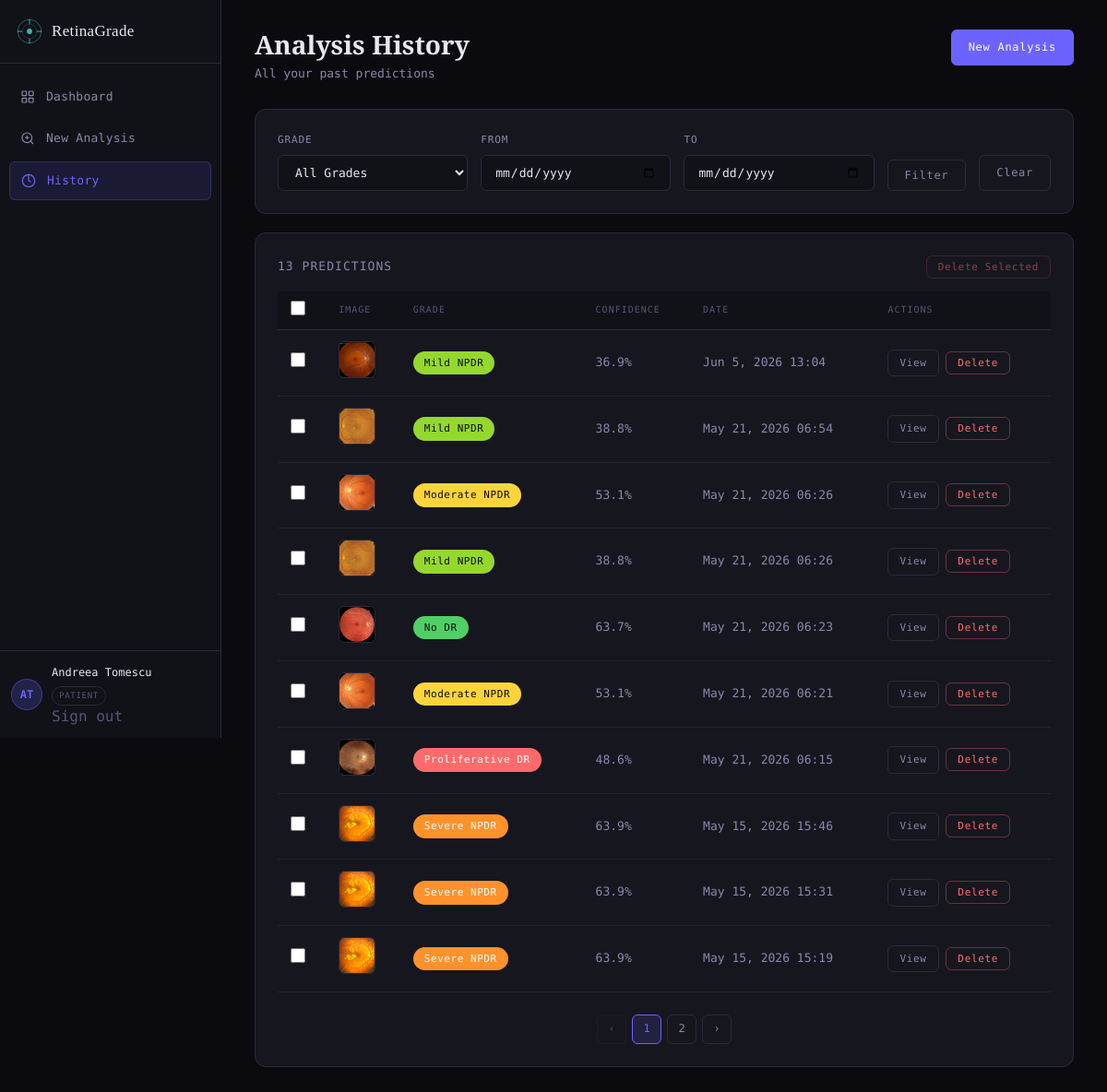
The app's page /history/ (signed in) with its own data.
### accounts/models.py (models this page shows, shortened)
class CustomUser(AbstractUser):
    ROLE_PATIENT = 'patient'
    ROLE_CLINICIAN = 'clinician'
    ROLE_ADMIN = 'admin'
    ROLE_CHOICES = [
        (ROLE_PATIENT, 'Patient'),
        (ROLE_CLINICIAN, 'Clinician'),
        (ROLE_ADMIN, 'Admin'),
    ]
    role = models.CharField(max_length=20, choices=ROLE_CHOICES, default=ROLE_PATIENT)
    institution = models.CharField(max_length=200, blank=True)
    def is_admin_role(self):
        return self.role == self.ROLE_ADMIN
    def get_initials(self):
        parts = (self.get_full_name() or self.username).split()
        if len(parts) >= 2:
            return (parts[0][0] + parts[-1][0]).upper()
        return self.username[:2].upper()

### core/models.py (models this page shows, shortened)
class Prediction(models.Model):
    user = models.ForeignKey(
        settings.AUTH_USER_MODEL,
        on_delete=models.CASCADE,
        related_name='predictions',
    )
    image = models.ImageField(upload_to='fundus/%Y/%m/%d/')
    grade = models.IntegerField()
    label = models.CharField(max_length=50)
    confidence = models.FloatField()
    probabilities = models.JSONField()
    grad_cam_image = models.TextField(blank=True)
    created_at = models.DateTimeField(auto_now_add=True)
    notes = models.TextField(blank=True)
    class Meta:
        ordering = ['-created_at']

### core/views.py (the view, shortened to what this page needs)
# urls.py: path('history/', views.history, name='history'),
@login_required
def history(request):
    qs = Prediction.objects.filter(user=request.user)
    filter_form = HistoryFilterForm(request.GET or None)
    paginator = Paginator(qs, 10)
    page_obj = paginator.get_page(request.GET.get('page'))
    return render(request, 'core/history.html', {
        'page_obj': page_obj,
        'filter_form': filter_form,
    })

### core/forms.py
class HistoryFilterForm(forms.Form):
    GRADE_CHOICES = [('', 'All Grades')] + [(str(i), lbl) for i, lbl in [
        (0, 'No DR'), (1, 'Mild NPDR'), (2, 'Moderate NPDR'),
        (3, 'Severe NPDR'), (4, 'Proliferative DR'),
    ]]
    grade = forms.ChoiceField(choices=GRADE_CHOICES, required=False)
    date_from = forms.DateField(required=False, widget=forms.DateInput(attrs={'type': 'date'}))
    date_to = forms.DateField(required=False, widget=forms.DateInput(attrs={'type': 'date'}))

### core/templatetags/core_tags.py (called while the page is built)
@register.filter
def grade_class(grade):
    return GRADE_COLORS.get(int(grade), 'grade-0')

@register.filter
def mul100(value):
    try:
        return round(float(value) * 100, 1)
    except (TypeError, ValueError):
        return 0

### core/templates/core/history.html (shortened to what this page needs)
{% extends "core/base.html" %}
{% load core_tags %}
{% block nav_history %}active{% endblock %}
{% block content %}
<div class="page-header">
  <div>
    <h1 class="page-title">Analysis History</h1>
    <p class="page-subtitle">All your past predictions</p>
  </div>
  <a href="{% url 'core:analyse' %}" class="btn btn-primary">New Analysis</a>
</div>
<div class="card" style="margin-bottom:20px;">
  <form method="get" style="display:flex;gap:14px;align-items:flex-end;flex-wrap:wrap;">
    <div class="form-group" style="margin:0;flex:1;min-width:140px;">
      <label class="form-label">Grade</label>
      <select name="grade" class="form-control">
        {% for val, label in filter_form.grade.field.choices %}
        <option value="{{ val }}" {% if filter_form.grade.value == val %}selected{% endif %}>{{ label }}</option>
        {% endfor %}
      </select>
    </div>
    <div class="form-group" style="margin:0;flex:1;min-width:140px;">
      <label class="form-label">From</label>
      <input type="date" name="date_from" class="form-control"
             value="{{ filter_form.date_from.value|default:'' }}">
    </div>
    <div class="form-group" style="margin:0;flex:1;min-width:140px;">
      <label class="form-label">To</label>
      <input type="date" name="date_to" class="form-control"
             value="{{ filter_form.date_to.value|default:'' }}">
    </div>
    <button type="submit" class="btn btn-secondary">Filter</button>
    <a href="{% url 'core:history' %}" class="btn btn-secondary">Clear</a>
  </form>
</div>
<form id="bulkForm" method="post" action="{% url 'core:bulk_delete' %}">
  <div class="card">
    <div style="display:flex;align-items:center;justify-content:space-between;margin-bottom:14px;">
      <div class="card-title" style="margin:0;">
        {{ page_obj.paginator.count }} prediction{{ page_obj.paginator.count|pluralize }}
      </div>
      <button type="submit" id="bulkDeleteBtn" class="btn btn-danger btn-sm" disabled
              data-confirm="Delete selected predictions?">
        Delete Selected
      </button>
    </div>
    {% if page_obj.object_list %}
    <table class="data-table">
      <thead>
        <tr>
          <th><input type="checkbox" id="selectAll" class="row-checkbox"></th>
          <th>Image</th>
          <th>Grade</th>
          <th>Confidence</th>
          <th>Date</th>
          <th>Actions</th>
        </tr>
      </thead>
      <tbody>
        {% for pred in page_obj %}
        <tr>
          <td><input type="checkbox" name="selected" value="{{ pred.pk }}" class="row-checkbox"></td>
          <td>
            {% if pred.image %}
            <img src="{{ pred.image.url }}" class="thumbnail" alt="">
            {% else %}—{% endif %}
          </td>
          <td><span class="grade-badge {{ pred.grade|grade_class }}">{{ pred.label }}</span></td>
          <td>{{ pred.confidence|mul100 }}%</td>
          <td>{{ pred.created_at|date:"M j, Y H:i" }}</td>
          <td style="white-space:nowrap;">
            <a href="{% url 'core:prediction_detail' pred.pk %}" class="btn btn-secondary btn-sm">View</a>
            <button type="button" class="btn btn-danger btn-sm"
                    onclick="if(confirm('Delete this prediction?')){document.getElementById('del-{{ pred.pk }}').submit();}">
              Delete
            </button>
          </td>
        </tr>
        {% endfor %}
      </tbody>
    </table>
    <div class="pagination">
      {% if page_obj.has_previous %}
      <a href="?page={{ page_obj.previous_page_number }}{% if request.GET.grade %}&grade={{ request.GET.grade }}{% endif %}{% if request.GET.date_from %}&date_from={{ request.GET.date_from }}{% endif %}{% if request.GET.date_to %}&date_to={{ request.GET.date_to }}{% endif %}" class="page-link">‹</a>
      {% else %}
      <span class="page-link disabled">‹</span>
      {% endif %}
      {% for num in page_obj.paginator.page_range %}
      {% if num == page_obj.number %}
      <span class="page-link active">{{ num }}</span>
      {% elif num >= page_obj.number|add:"-2" and num <= page_obj.number|add:"2" %}
      <a href="?page={{ num }}" class="page-link">{{ num }}</a>
      {% endif %}
      {% endfor %}
      {% if page_obj.has_next %}
      <a href="?page={{ page_obj.next_page_number }}" class="page-link">›</a>
      {% else %}
      <span class="page-link disabled">›</span>
      {% endif %}
    </div>
    {% endif %}
  </div>
</form>
{% endblock %}

### core/templates/core/base.html (shortened to what this page needs)
{% load static %}
<!DOCTYPE html>
<html lang="en">
<head>
<link rel="stylesheet" href="{% static 'css/style.css' %}">
</head>
<body>
<div class="app-shell">
  <nav class="sidebar" id="sidebar">
    <a href="{% url 'core:dashboard' %}" class="sidebar-logo">
      <span class="sidebar-logo-text">RetinaGrade</span>
    </a>
    <div class="sidebar-nav">
      <a href="{% url 'core:dashboard' %}" class="nav-item {% block nav_dashboard %}{% endblock %}">
        <svg width="16" height="16" fill="none" stroke="currentColor" stroke-width="1.8" viewBox="0 0 24 24">
          <rect x="3" y="3" width="7" height="7" rx="1"/><rect x="14" y="3" width="7" height="7" rx="1"/>
          <rect x="3" y="14" width="7" height="7" rx="1"/><rect x="14" y="14" width="7" height="7" rx="1"/>
        </svg>
        <span class="nav-label">Dashboard</span>
      </a>
      <a href="{% url 'core:analyse' %}" class="nav-item {% block nav_analyse %}{% endblock %}">
        <svg width="16" height="16" fill="none" stroke="currentColor" stroke-width="1.8" viewBox="0 0 24 24">
          <circle cx="11" cy="11" r="8"/><line x1="21" y1="21" x2="16.65" y2="16.65"/>
          <line x1="11" y1="8" x2="11" y2="14"/><line x1="8" y1="11" x2="14" y2="11"/>
        </svg>
        <span class="nav-label">New Analysis</span>
      </a>
      <a href="{% url 'core:history' %}" class="nav-item {% block nav_history %}{% endblock %}">
        <svg width="16" height="16" fill="none" stroke="currentColor" stroke-width="1.8" viewBox="0 0 24 24">
          <path d="M12 2v10l4 2"/><circle cx="12" cy="12" r="10"/>
        </svg>
        <span class="nav-label">History</span>
      </a>
    </div>
    <div class="sidebar-profile">
      <div class="profile-avatar">{{ user.get_initials }}</div>
      <div class="profile-info">
        <div class="profile-name">{{ user.get_full_name|default:user.username }}</div>
        <span class="role-badge {{ user.role }}">{{ user.get_role_display }}</span>
        <form method="post" action="{% url 'accounts:logout' %}" style="margin:0;">
          <button type="submit" class="profile-logout"
                  style="background:none;border:none;padding:0;cursor:pointer;font-family:inherit;font-size:inherit;">
            Sign out
          </button>
        </form>
      </div>
    </div>
  </nav>
  <main class="main-content">
    {% block content %}{% endblock %}
  </main>
</div>
</body>
</html>

### records on screen
CustomUser: get_initials "AT", get_full_name "Andreea Tomescu", role "PATIENT"
Prediction: image (picture), label "Mild NPDR", confidence|mul100 "36.9", created_at "Jun 5, 2026 13:04"
Prediction: image (picture), label "Mild NPDR", confidence|mul100 "38.8", created_at "May 21, 2026 06:54"
Prediction: image (picture), label "Moderate NPDR", confidence|mul100 "53.1", created_at "May 21, 2026 06:26"
Prediction: image (picture), label "Mild NPDR", confidence|mul100 "38.8", created_at "May 21, 2026 06:26"
Prediction: image (picture), label "No DR", confidence|mul100 "63.7", created_at "May 21, 2026 06:23"
Prediction: image (picture), label "Moderate NPDR", confidence|mul100 "53.1", created_at "May 21, 2026 06:21"
Prediction: image (picture), label "Proliferative DR", confidence|mul100 "48.6", created_at "May 21, 2026 06:15"
Prediction: image (picture), label "Severe NPDR", confidence|mul100 "63.9", created_at "May 15, 2026 15:46"
Prediction: image (picture), label "Severe NPDR", confidence|mul100 "63.9", created_at "May 15, 2026 15:31"
Prediction: image (picture), label "Severe NPDR", confidence|mul100 "63.9", created_at "May 15, 2026 15:19"

### other values on screen
{{ page_obj.paginator.count }} "13"
{{ num }} "1"
{{ num }} "2"
form field grade "All Grades"
